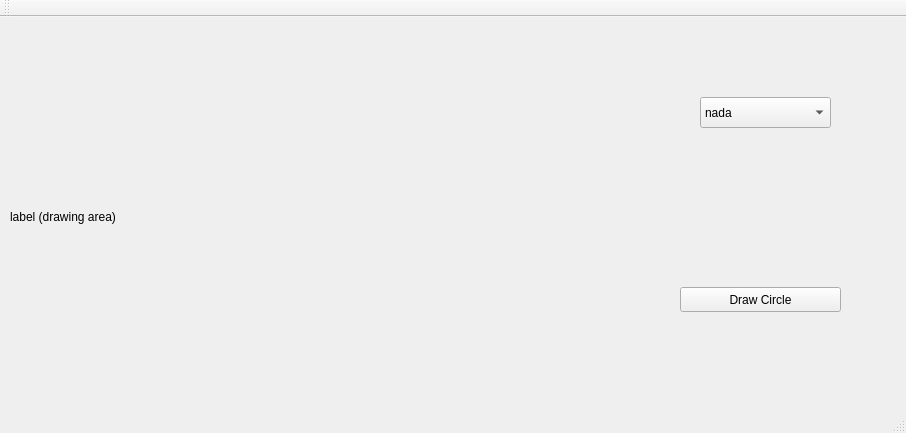
<?xml version="1.0" encoding="UTF-8"?>
<ui version="4.0">
 <class>MainWindow</class>
 <widget class="QMainWindow" name="MainWindow">
  <property name="geometry">
   <rect>
    <x>0</x>
    <y>0</y>
    <width>906</width>
    <height>433</height>
   </rect>
  </property>
  <property name="windowTitle">
   <string>MainWindow</string>
  </property>
  <widget class="QWidget" name="centralWidget">
   <widget class="QLabel" name="label_draw_area">
    <property name="geometry">
     <rect>
      <x>10</x>
      <y>0</y>
      <width>600</width>
      <height>400</height>
     </rect>
    </property>
    <property name="text">
     <string>label (drawing area)</string>
    </property>
   </widget>
   <widget class="QPushButton" name="b_draw_circle">
    <property name="geometry">
     <rect>
      <x>680</x>
      <y>270</y>
      <width>161</width>
      <height>25</height>
     </rect>
    </property>
    <property name="text">
     <string>Draw Circle</string>
    </property>
   </widget>
   <widget class="QComboBox" name="comboBox">
    <property name="geometry">
     <rect>
      <x>700</x>
      <y>80</y>
      <width>131</width>
      <height>31</height>
     </rect>
    </property>
    <item>
     <property name="text">
      <string>nada</string>
     </property>
    </item>
    <item>
     <property name="text">
      <string>circle</string>
     </property>
    </item>
    <item>
     <property name="text">
      <string>square</string>
     </property>
    </item>
    <item>
     <property name="text">
      <string>triangle</string>
     </property>
    </item>
   </widget>
  </widget>
  <widget class="QToolBar" name="mainToolBar">
   <attribute name="toolBarArea">
    <enum>TopToolBarArea</enum>
   </attribute>
   <attribute name="toolBarBreak">
    <bool>false</bool>
   </attribute>
  </widget>
  <widget class="QStatusBar" name="statusBar"/>
 </widget>
 <layoutdefault spacing="6" margin="11"/>
 <resources/>
 <connections/>
</ui>
